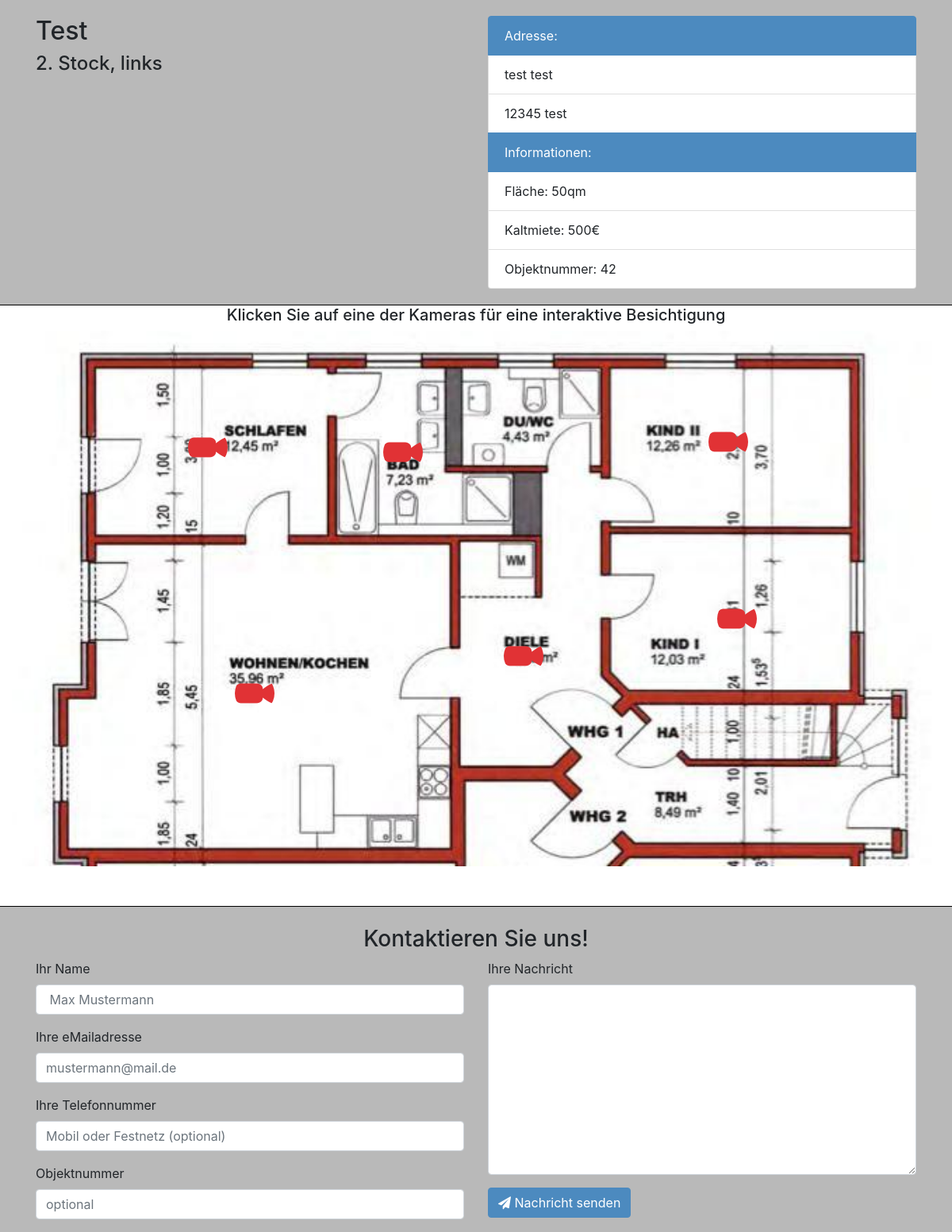
Before: /1/ with the older database file.
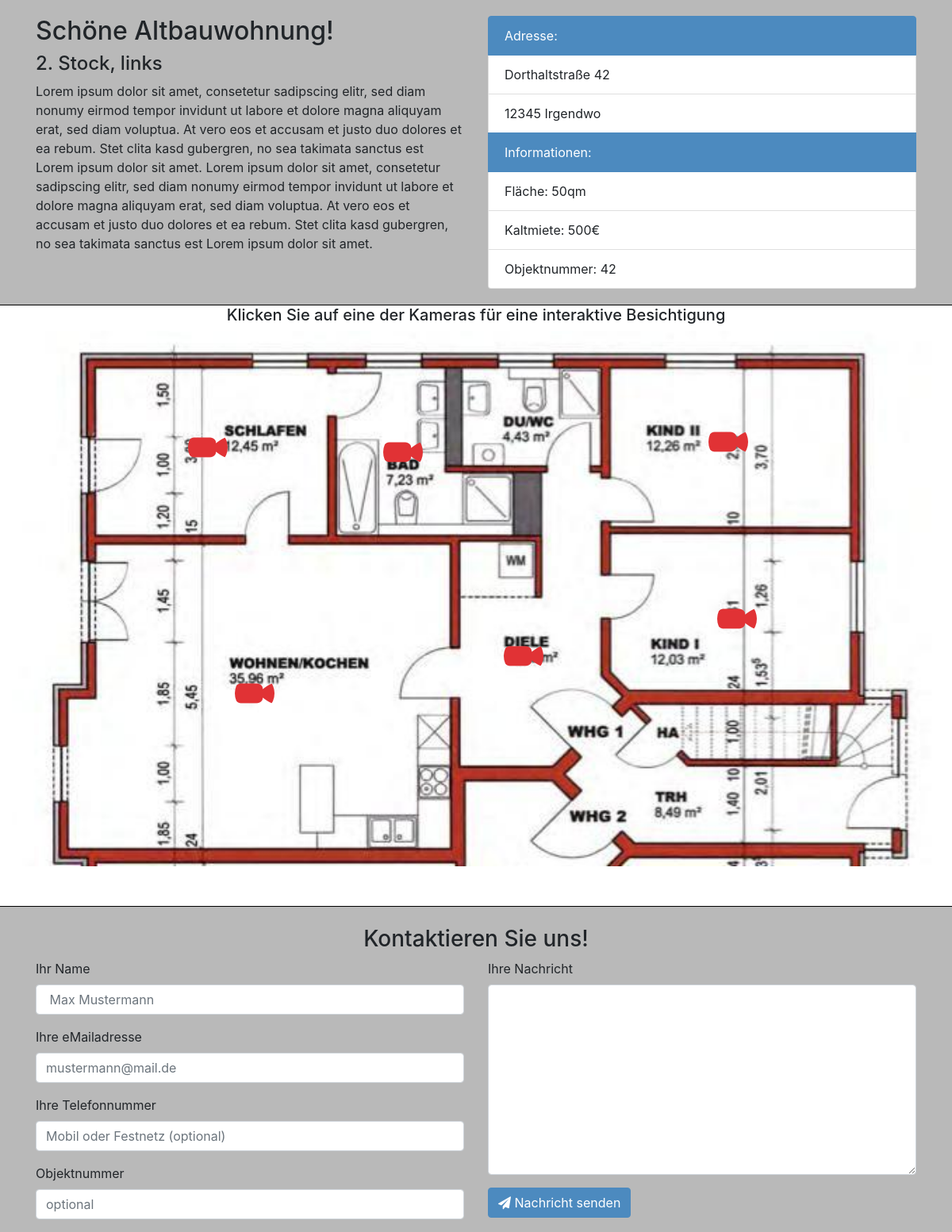
After: the same page with the newer database file.
### flat/models.py (models this page shows, shortened)
class flat(models.Model):
    Titel = models.CharField(max_length=128)
    Stockwerk = models.CharField(max_length=128)
    Position = models.CharField(max_length=128)
    Expose = models.ImageField()
    Beschreibung = models.TextField()
    Bild = models.ImageField()
    Kameras = models.ManyToManyField(camera)
    Haus = models.ForeignKey(house)
    Fläche = models.CharField(max_length=32)
    Kaltmiete = models.CharField(max_length=32)
    Objektnummer = models.CharField(max_length=32)
    class Meta:
        verbose_name = 'Wohnung'
        verbose_name_plural = 'Wohnungen'

### house/models.py (models this page shows, shortened)
class house(models.Model):
    Titel = models.CharField(max_length=128)
    Straße = models.CharField(max_length=128)
    Hausnummer = models.CharField(max_length=8)
    PLZ = models.CharField(max_length=5)
    Ort = models.CharField(max_length=128)
    Bild = models.ImageField()
    Beschreibung = models.TextField()
    class Meta:
        verbose_name = 'Haus'
        verbose_name_plural = 'Häuser'

### cameras/models.py (models this page shows, shortened)
class camera(models.Model):
    Titel = models.CharField(max_length=128)
    URL = models.CharField(max_length=256)
    position_left = models.CharField(max_length=128, default="0")
    position_top = models.CharField(max_length=128, default="0")
    class Meta:
        verbose_name = 'Kamera'
        verbose_name_plural = 'Kameras'

### house/views.py (the view)
# urls.py: url(r'^(?P<pk>[\w-]+)/$', FlatView.as_view(), name='Wohnung'),
class FlatView(DetailView):
    model = flat
    template_name = "web/pages/flat.html"

### templates/web/pages/flat.html (shortened to what this page needs)
{% extends "base.html"%}
{% load static %}
{% block content %}
<div id="info_wohnung">
    <div class="container">
        <div class="row">
            <div class="col-6">
                <h2>{{ flat.Titel }}</h2>
                <h4>{{ flat.Stockwerk }}, {{ flat.Position }}</h4>
                <p>{{ flat.Beschreibung }}</p>
            </div>
            <div class="col-6">
                <div class="list-group">
                    <p class="list-group-item active">Adresse: </p>
                    <p class="list-group-item">{{ flat.Haus.Straße }} {{ flat.Haus.Hausnummer }}</p>
                    <p class="list-group-item">{{ flat.Haus.PLZ }} {{ flat.Haus.Ort }}</p>
                    <p class="list-group-item active">Informationen: </p>
                    <p class="list-group-item">Fläche: {{ flat.Fläche }}</p>
                    <p class="list-group-item">Kaltmiete: {{ flat.Kaltmiete }}</p>
                    <p class="list-group-item">Objektnummer: {{ flat.Objektnummer }}</p>
                </div>
            </div>
        </div>
    </div>
</div>
<h5 style="text-align: center">Klicken Sie auf eine der Kameras für eine interaktive Besichtigung</h5>
<div class="container-fluid">
    <div id="expose"><img width=100% src="{{ MEDIA_URL }}{{ flat.Expose.url }}"></img>
        {% for node in flat.Kameras.all %}
          <a class="camera" style="left: {{ node.position_left }}%; top: {{ node.position_top }}%" href="{{ request.path }}{{ node.id }}"><img src="{% static 'cam.png' %}"></img>{{ cam.Titel }}</a>
        {% endfor %}
    </div>
</div>
{% endblock %}

### templates/base.html (shortened to what this page needs)
<link rel="stylesheet" href="https://maxcdn.bootstrapcdn.com/bootstrap/4.0.0-beta.2/css/bootstrap.min.css">
   	<link href="https://maxcdn.bootstrapcdn.com/font-awesome/4.7.0/css/font-awesome.min.css" rel="stylesheet">
{% block content %}
{% endblock %}
{% block footer %}
<div id="footer">
			<div class="contact-section">
        <div class="container">
          <h3 style="text-align: center" class="section-header">Kontaktieren Sie uns!</span></h3>
			<div class="row">
					<div class="col-6 form-line">
			  			<div class="form-group">
			  				<label for="exampleInputUsername">Ihr Name</label>
					    	<input type="text" class="form-control" id="" placeholder=" Max Mustermann">
				  		</div>
				  		<div class="form-group">
					    	<label for="exampleInputEmail">Ihre eMailadresse</label>
					    	<input type="email" class="form-control" id="exampleInputEmail" placeholder="mustermann@mail.de">
					  	</div>
					  	<div class="form-group">
					    	<label for="telephone">Ihre Telefonnummer</label>
					    	<input type="tel" class="form-control" id="telephone" placeholder="Mobil oder Festnetz (optional)">
			  			</div>
              <div class="form-group">
					    	<label for="objectID">Objektnummer</label>
					    	<input type="tel" class="form-control" id="objectID" placeholder="optional">
			  			</div>
			  		</div>
			  		<div class="col-6">
			  			<div class="form-group">
			  				<label for ="description">Ihre Nachricht</label>
			  			 	<textarea  class="form-control" id="description" placeholder=""></textarea>
			  			</div>
			  			<div>
			  				<button type="button" class="btn btn-primary submit"><i class="fa fa-paper-plane" aria-hidden="true"></i>  Nachricht senden</button>
			  			</div>
					</div>
			</div>
    </div>
</div>
{% endblock %}

### templates/web/pages/flat.html (style rules this page uses)
.camera img { width: 50px; height: 50px; border-radius: 50%; ) }
.camera { position: absolute; }
#expose { position: relative; }
#info_wohnung { background-color: #b9b9b9; border-bottom: 1px solid black; padding-bottom: 20px; padding-top: 20px; }

### templates/base.html (style rules this page uses)
textarea { height: 15em; }
#footer { margin-top: 50px; background-color: #b9b9b9; border-top: 1px solid black; }
body .btn-primary, body .list-group-item.active { background-color: #4c8abf; border-color: #4c8abf; }

Changed rows visible on the page:
changed flat "2. Stock": Titel "Test" → "Schöne Altbauwohnung!"; Beschreibung (not shown) → "Lorem ipsum dolor sit amet, consetetur sadipscing elitr, sed diam nonumy eirmod tempor invidunt ut labore et dolore magna aliquyam erat, sed diam voluptua. At vero eos et accusam et justo duo dolores et ea rebum. Stet clita kasd gubergren, no sea takimata sanctus est Lorem ipsum dolor sit amet. Lorem ipsum dolor sit amet, consetetur sadipscing elitr, sed diam nonumy eirmod tempor invidunt ut labore et dolore magna aliquyam erat, sed diam voluptua. At vero eos et accusam et justo duo dolores et ea rebum. Stet clita kasd gubergren, no sea takimata sanctus est Lorem ipsum dolor sit amet."; Haus.Straße "test" → "Dorthaltstraße"; Haus.Hausnummer "test" → "42"; Haus.Ort "test" → "Irgendwo"
